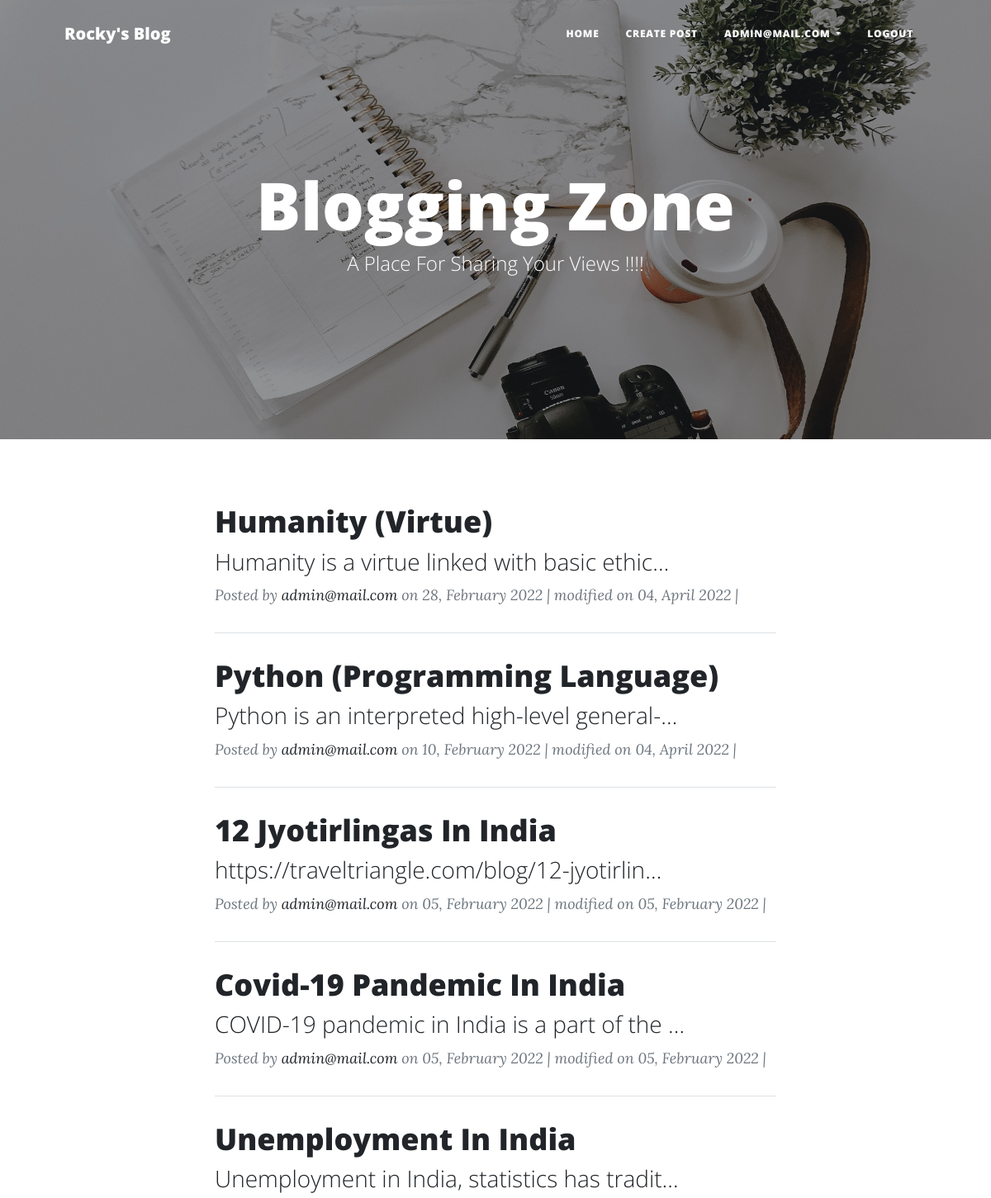
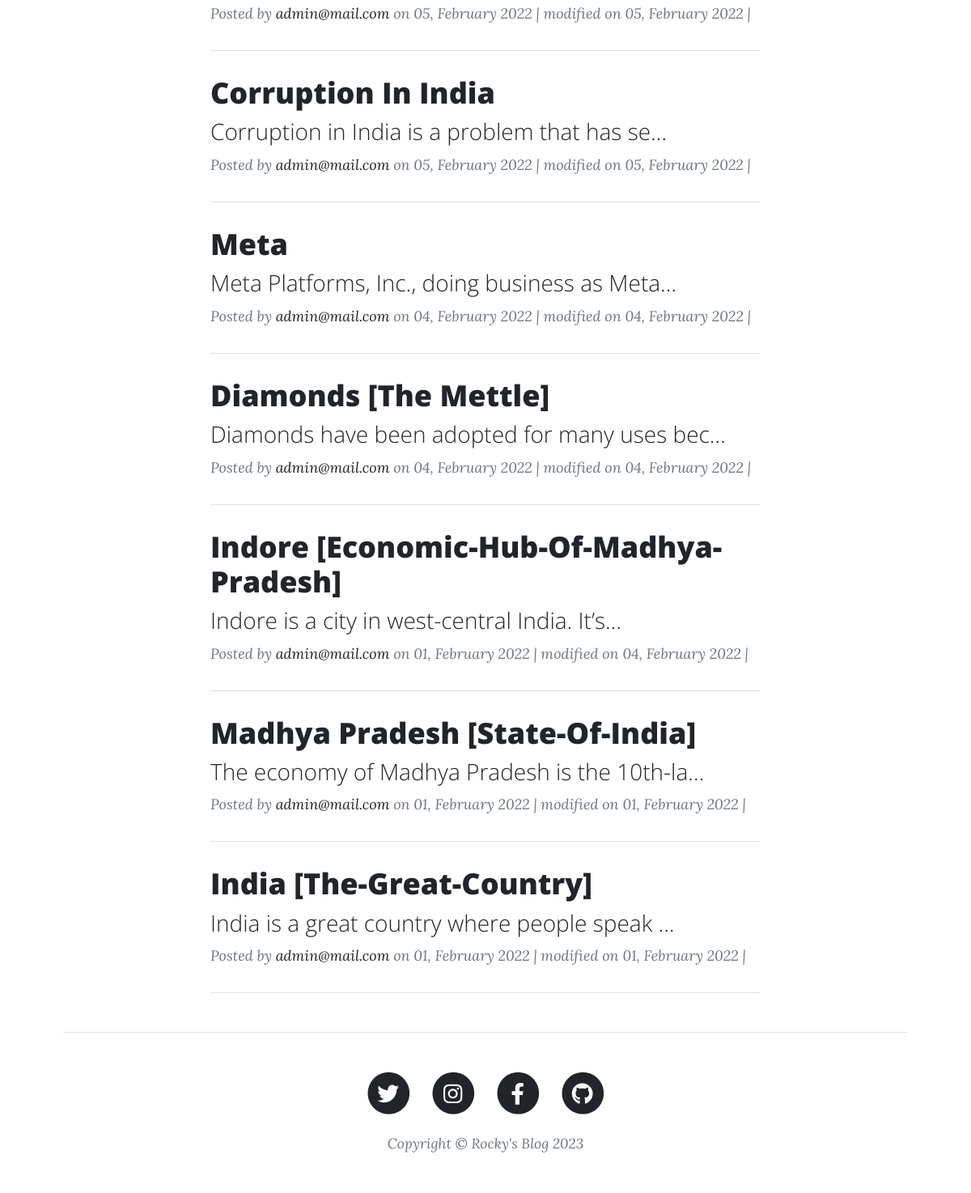
Screenshot of /my-post (signed in) with the database file from the repository (2 pictures, top to bottom).
### accounts/models.py (models this page shows, shortened)
class CustomUser(AbstractBaseUser):
    email = models.EmailField(
        verbose_name='email address',
        max_length=255,
        unique=True,
    )
    full_name = models.CharField(max_length=250)
    dob = models.DateField(verbose_name='Date OF Birth', default= timezone.now())
    is_active = models.BooleanField(default=True)
    staff = models.BooleanField(default=False)
    admin = models.BooleanField(default=False)
    objects = CustomUserManager()
    USERNAME_FIELD = 'email'
    REQUIRED_FIELDS = [full_name, dob]
    def __str__(self):
        return self.email

### blog/models.py (models this page shows, shortened)
class Post(models.Model):
    STATUS_CHOICES = (
        ('DRAFT', 'Draft'),
        ('PUBLISHED', 'Published'),
        ('ARCHIVED','Archived')
    )
    title = models.CharField(max_length=125)
    content = RichTextField(blank=True)
    Summary = models.TextField(max_length=500, blank=True, null=True)
    slug = models.SlugField(max_length=125)
    author = models.ForeignKey(User, on_delete=models.PROTECT)
    tags = models.ManyToManyField(Tag, related_name="posts")
    status = models.CharField(max_length=12, choices=STATUS_CHOICES, default='DRAFT')
    created_at = models.DateTimeField(auto_now_add=True)
    modified_at = models.DateTimeField(auto_now=True)
    class Meta:
        ordering = ["-created_at"]

### blog/views.py (the view)
# urls.py: path("my-post", user_post, name="pub_post"),
def user_post(request, *args, **kwargs):
    posts = Post.objects.filter(author=request.user, status="PUBLISHED")
    context_data = {
        "title": "MY POSTS",
        "posts": posts,
    }
    return render(request, "blog/user_post.html", context_data)

### templates/blog/user_post.html (shortened to what this page needs)
{% extends 'base.html' %}
{% block header %}
{{block.super}}
{% endblock header %}
{% block content %}
<div class="container px-4 px-lg-5">
    <div class="row gx-4 gx-lg-5 justify-content-center">
        <div class="col-md-10 col-lg-8 col-xxl-9">
            {% for post in posts %}
              {% if request.user == post.author %}
                    <div class="post-preview">
                    <a href="{% url 'post_detail' post.pk post.slug %}">
                        <h2 class="post-title">{{post.title|title}}</h2>
                        <h3 class="post-subtitle">{{post.Summary | truncatechars:45}}</h3>
                    </a>
                    <p class="post-meta">
                        Posted by
                        <a href="{% url 'post_detail' post.pk post.slug %}">{{post.author}}</a>
                        on {{post.created_at|date:"d, F Y"}}
                        | modified on {{post.modified_at|date:"d, F Y"}}
                        |
                        </p>
                    </div>
                    <hr class="my-4" />
                    {% endif %}
                    {% empty %}
                    <h4 class="text-center">No post available right now..!!!</h4>
            {% endfor%}
    </div>
</div>
{% endblock content %}

### templates/base.html (shortened to what this page needs)
{% load static %}
<!DOCTYPE html>
<html lang="en">
<head>
    <link href="{% static 'css/styles.css' %}" rel="stylesheet" />
</head>
<body>
    <nav class="navbar navbar-expand-lg navbar-light" id="mainNav">
        <div class="container px-4 px-lg-5">
             <a class="navbar-brand" href="{% url 'home'%}">Rocky's Blog</a>
            <div class="collapse navbar-collapse" id="navbarResponsive">
                <ul class="navbar-nav ms-auto py-4 py-lg-0">
                    <li class="nav-item"><a class="nav-link px-lg-3 py-3 py-lg-4" href="{% url 'blog-home' %}">Home</a></li>
                    {% if user.is_authenticated %}
                    <li class="nav-item"><a class="nav-link px-lg-3 py-3 py-lg-4" href="{%url 'post_create' %}">Create Post</a></li>
                    <li class="nav-item dropdown">
                        <a class="nav-link px-lg-3 py-3 py-lg-4 dropdown-toggle" href="#" id="navbarDropdown" role="button" data-bs-toggle="dropdown" aria-expanded="false">
                            {{user.email}}
                        </a>
                      </li>
                    <li class="nav-item"><a class="nav-link px-lg-3 py-3 py-lg-4" href="{%url 'user_logout' %}">Logout</a></li>
                    {% endif %}
                </ul>
            </div>
        </div>
    </nav>
    {% block header %}
    <header class="masthead" style="background-image: url('/static/assets/img/home-bg.jpg')">
        <div class="container position-relative px-4 px-lg-5">
            <div class="row gx-4 gx-lg-5 justify-content-center">
                <div class="col-md-10 col-lg-8 col-xl-7">
                    <div class="site-heading">
                        <h1>Blogging Zone</h1>
                        <span class="subheading">A Place For Sharing Your Views !!!!</span>
                    </div>
                </div>
            </div>
        </div>
    </header>
    {% endblock header %}
    {% block content %}{% endblock content %}
    <footer class="border-top">
        <div class="container px-4 px-lg-5">
            <div class="row gx-4 gx-lg-5 justify-content-center">
                <div class="col-md-10 col-lg-8 col-xl-7">
                    <ul class="list-inline text-center">
                        <li class="list-inline-item">
                            <a href="https://twitter.com/RitikDhote">
                                <span class="fa-stack fa-lg">
                                    <i class="fas fa-circle fa-stack-2x"></i>
                                    <i class="fab fa-twitter fa-stack-1x fa-inverse"></i>
                                </span>
                            </a>
                        </li>
                        <li class="list-inline-item">
                            <a href="https://www.instagram.com/_r_0_c_k_y_02/">
                                <span class="fa-stack fa-lg">
                                    <i class="fas fa-circle fa-stack-2x"></i>
                                    <i class="fab fa-instagram fa-stack-1x fa-inverse"></i>
                                </span>
                            </a>
                        </li>
                        <li class="list-inline-item">
                            <a href="www.facebook.com/ritik.dhote.96">
                                <span class="fa-stack fa-lg">
                                    <i class="fas fa-circle fa-stack-2x"></i>
                                    <i class="fab fa-facebook-f fa-stack-1x fa-inverse"></i>
                                </span>
                            </a>
                        </li>
                        <li class="list-inline-item">
                            <a href="https://github.com/imRocky02">
                                <span class="fa-stack fa-lg">
                                    <i class="fas fa-circle fa-stack-2x"></i>
                                    <i class="fab fa-github fa-stack-1x fa-inverse"></i>
                                </span>
                            </a>
                        </li>
                    </ul>
                    <div class="small text-center text-muted fst-italic">Copyright &copy; Rocky's Blog 2023</div>
                </div>
            </div>
        </div>
    </footer>
</body>
</html>

### rows the page displays
CustomUser: email "ADMIN@MAIL.COM"
Post: title "Humanity (Virtue)", Summary "Humanity is a virtue linked with basic ethic…", author "admin@mail.com", created_at "28, February 2022", modified_at "04, April 2022"
Post: title "Python (Programming Language)", Summary "Python is an interpreted high-level general-…", author "admin@mail.com", created_at "10, February 2022", modified_at "04, April 2022"
Post: title "12 Jyotirlingas In India", Summary "https://traveltriangle.com/blog/12-jyotirlin…", author "admin@mail.com", created_at "05, February 2022", modified_at "05, February 2022"
Post: title "Covid-19 Pandemic In India", Summary "COVID-19 pandemic in India is a part of the …", author "admin@mail.com", created_at "05, February 2022", modified_at "05, February 2022"
Post: title "Unemployment In India", Summary "Unemployment in India, statistics has tradit…", author "admin@mail.com", created_at "05, February 2022", modified_at "05, February 2022"
Post: title "Corruption In India", Summary "Corruption in India is a problem that has se…", author "admin@mail.com", created_at "05, February 2022", modified_at "05, February 2022"
Post: title "Meta", Summary "Meta Platforms, Inc., doing business as Meta…", author "admin@mail.com", created_at "04, February 2022", modified_at "04, February 2022"
Post: title "Diamonds [The Mettle]", Summary "Diamonds have been adopted for many uses bec…", author "admin@mail.com", created_at "04, February 2022", modified_at "04, February 2022"
Post: title "Indore [Economic-Hub-Of-Madhya-Pradesh]", Summary "Indore is a city in west-central India. It’s…", author "admin@mail.com", created_at "01, February 2022", modified_at "04, February 2022"
Post: title "Madhya Pradesh [State-Of-India]", Summary "The economy of Madhya Pradesh is the 10th-la…", author "admin@mail.com", created_at "01, February 2022", modified_at "01, February 2022"
Post: title "India [The-Great-Country]", Summary "India is a great country where people speak …", author "admin@mail.com", created_at "01, February 2022", modified_at "01, February 2022"
